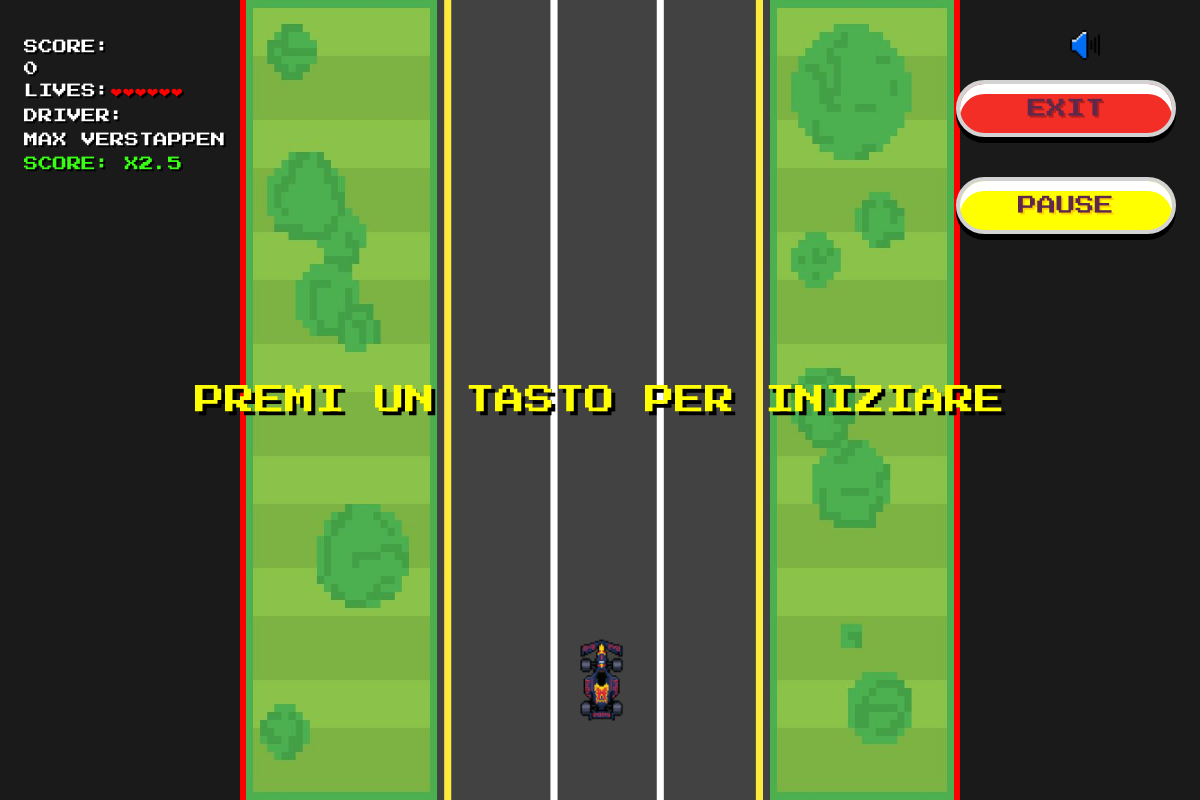
The app's page /php/game.php (signed in) with its own data.
### tables this page shows
CREATE TABLE `cars` (
  `id` int(11) NOT NULL AUTO_INCREMENT,
  `name` varchar(50) NOT NULL,
  `price` int(11) NOT NULL,
  `speed` int(11) NOT NULL,
  `reliability` int(11) NOT NULL,
  `pitcrew` int(11) NOT NULL,
  `img` varchar(255) NOT NULL,
  PRIMARY KEY (`id`)
);

CREATE TABLE `drivers` (
  `id` int(11) NOT NULL AUTO_INCREMENT,
  `name` varchar(255) NOT NULL,
  `surname` varchar(255) NOT NULL,
  `price` int(11) NOT NULL,
  `talent` decimal(3,1) NOT NULL DEFAULT '1.0',
  `img` varchar(255) NOT NULL,
  PRIMARY KEY (`id`)
);

### php/game.php (the view, shortened to what this page needs)
<?php
require_once("../api/connessione.php");
$user_id = $_SESSION["id"];
$sql = "SELECT c.img, (c.speed + g.lvl_speed) as total_speed,
        (c.reliability + g.lvl_reliability) as total_reliability,
        (c.pitcrew + g.lvl_pitcrew) as total_pitcrew,
        u.current_car_id as car, u.current_driver_id as driver,
        d.talent as driver_talent, d.name as driver_name, d.surname as driver_surname
        FROM cars c JOIN users u ON u.current_car_id = c.id
        JOIN garage_cars g ON g.id_car = c.id AND g.id_user = u.id
        JOIN drivers d ON u.current_driver_id = d.id
        WHERE u.id = ?";
$stmt = $conn->prepare($sql);
$stmt->bind_param("i", $user_id);
$stmt->execute();
$result = $stmt->get_result();
$data = $result->fetch_assoc();
?>
<!DOCTYPE html>
<html lang="it">
<head>
    <link rel="stylesheet" href="../css/style.css">
    <link rel="stylesheet" href="../css/game.css">
</head>
<body>
    <div id="scoreDisplay">
        <span>SCORE:</span><span id="scoreValue">0</span>
        <div class="lives"><span>LIVES:</span><span id="livesVal">1</span></div>
        <div class="driverInfo">
            <p>DRIVER:</p>
            <p><?php echo strip_tags($data['driver_name']) . " " . strip_tags($data['driver_surname']) ?></p>
            <p class="driverBonus">SCORE: x<?php echo $data['driver_talent'] ?></p>
        </div>
    </div>
    <div id="countdownDisplay"></div>
    <div id="gameArea" class="scrollingRoad">
        <div id="player"></div>
    </div>
    <img id="globalMuteBtn" src="../img/speaker.png" alt="Mute Control">
    <div class="btnCol">
        <button class="arcadeBtn exitBtn" onclick="askExit()">EXIT</button>
        <button class="arcadeBtn pauseBtn" onclick="pressPause()" id="pauseBtn">PAUSE</button>
    </div>
</body>
</html>

### css/style.css (style rules this page uses)
* { box-sizing: border-box; font-family: 'Press Start 2P', 'Arial', monospace; margin: 0; padding: 0; }
body { background-color: #1a1a1a; color: white; min-height: 100vh; width: 100vw; display: flex; flex-direction: column; overflow-y: auto; overflow-x: hidden; }
::placeholder { color: gray; }
.arcadeBtn { text-decoration: none; color: #5e284d; font-size: 1.2em; text-transform: uppercase; text-align: center; padding: 15px 40px; margin-top: 20px; border-radius: 30px; border: 4px solid lightgray; position: relative; min-width: 150px; cursor: pointer; min-width: 220px; box-shadow: inset 0 10px white, 0 6px black; transition: transform 0.1s, box-shadow 0.1s; }
.exitBtn { background-color: #f32e26; text-shadow: 2px 2px 0 #b3201e; }
#globalMuteBtn { position: absolute; top: 30px; right: 100px; z-index: 20; margin-bottom: 20px; width: 30px; height: 30px; cursor: pointer; }

### css/game.css (style rules this page uses)
body { overflow: hidden; font-family: 'Press Start 2P', 'Arial', monospace; margin: 0; padding: 0; background-color: #1a1a1a; }
#gameArea { position: relative; width: 60vw; height: 100vh; margin: 0 auto; background-image: url('../img/road.jpg'); background-repeat: repeat-y; background-size: 100% 100%; overflow: hidden; border-left: 0.5vw solid red; border-right: 0.5vw solid red; animation-play-state: paused; }
.scrollingRoad { animation: scrollRoad 3s linear infinite; }
#player { position: absolute; bottom: 3vh; width: 10vw; height: 16vw; background-size: contain; background-repeat: no-repeat; background-position: center; transition: left 0.1s ease-out; z-index: 10; }
#scoreDisplay { position: absolute; top: 5vh; left: 2vw; max-width: 20vw; color: white; font-family: 'Press Start 2P', monospace; font-size: 1.2vw; z-index: 20; text-shadow: 2px 2px 0 #000; display: flex; flex-direction: column; gap: 1vh; white-space: nowrap; }
.btnCol { position: absolute; top: 5vh; margin-top: 20px; right: 2vw; max-width: 20vw; display: flex; flex-direction: column; gap: 20px; z-index: 100; }
#countdownDisplay { position: absolute; top: 0; left: 0; width: 100%; height: 100%; display: flex; justify-content: center; align-items: center; font-size: 80px; color: yellow; text-shadow: 4px 4px 0 black; z-index: 100; pointer-events: auto; }
#livesVal { color: red; white-space: nowrap; }
.driverInfo { display: flex; flex-direction: column; gap: 10px; white-space: nowrap; text-transform: uppercase; }
.driverBonus { color:#39ff14; text-shadow: 2px 2px 0 black; }
.pauseBtn { background-color: yellow; text-shadow: 2px 2px 0 #ffd000; }

### records on screen
cars: drivers.name "MAX", drivers.surname "VERSTAPPEN", drivers.talent "2.5"
